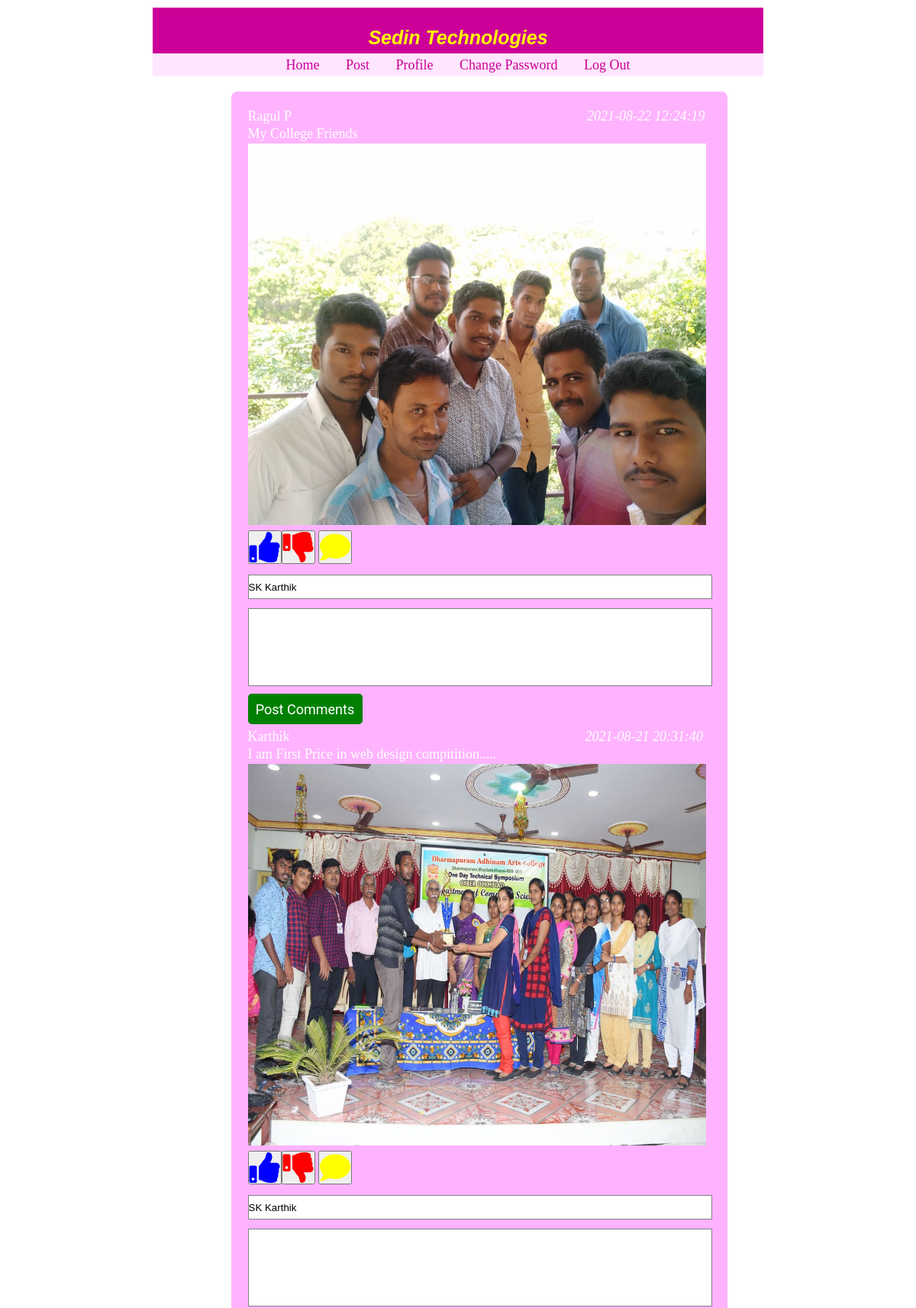
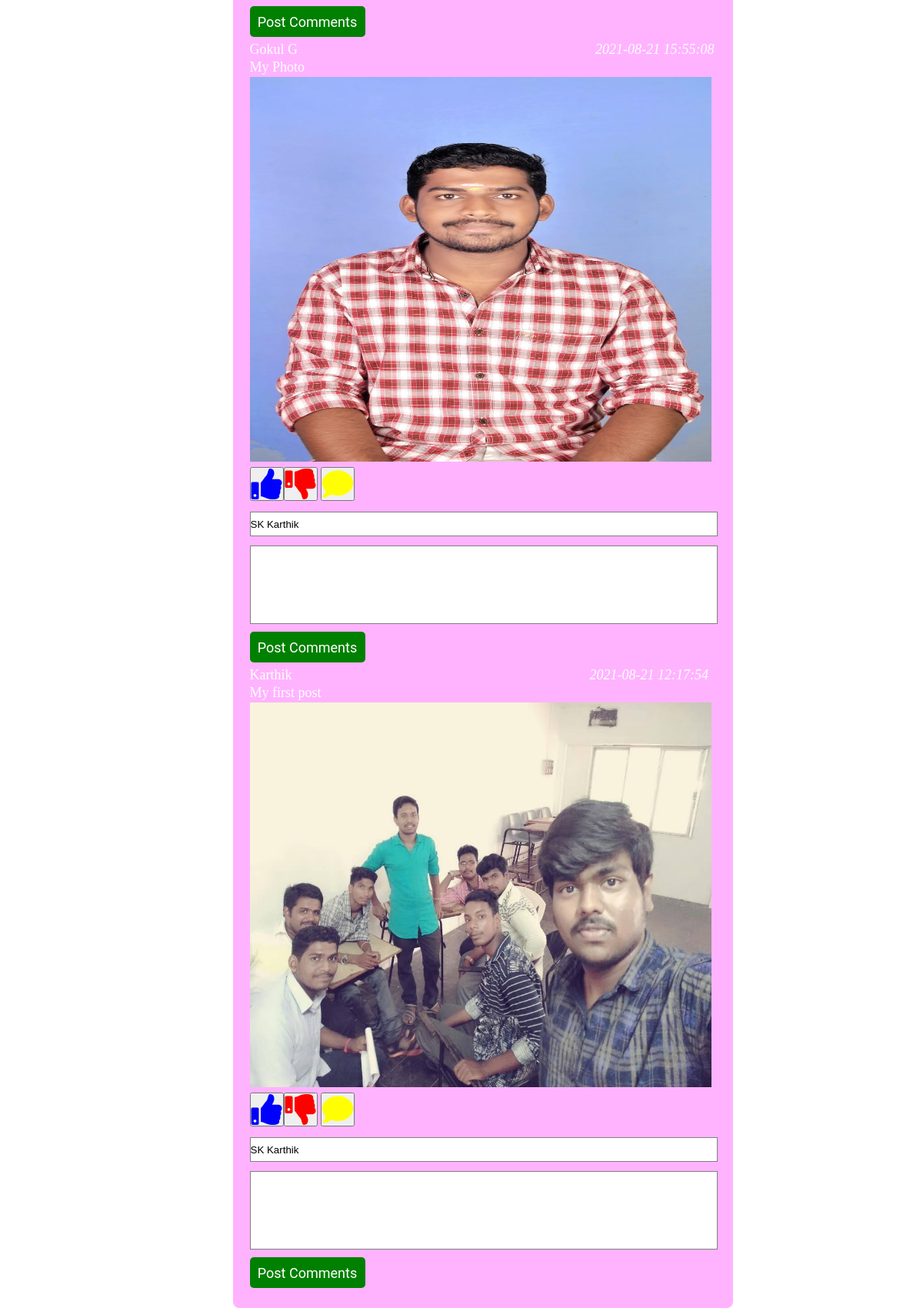
Page /index.php (signed in) on the committed database (2 pictures, top to bottom).
### tables this page shows
CREATE TABLE `images` (
  `IMG_ID` int(10) NOT NULL,
  `U_ID` int(10) NOT NULL,
  `IMGTEXT` text NOT NULL,
  `IMAGE` varchar(100) NOT NULL,
  `TIME` datetime NOT NULL
);

CREATE TABLE `users` (
  `UID` int(10) NOT NULL,
  `NAME` varchar(100) NOT NULL,
  `USER_NAME` varchar(100) NOT NULL,
  `EMAIL` varchar(100) NOT NULL,
  `PASS` varchar(100) NOT NULL
);

### index.php (the view, shortened to what this page needs)
<?php
	include("config.php");
?>
<!DOCTYPE html>
<html>
 <head>
 <link rel="stylesheet" href="https://use.fontawesome.com/releases/v5.12.1/css/all.css">
 <link rel="stylesheet" type="text/css" href="css/style.css">
 <link rel="stylesheet" type="text/css" href="css/signcss.css">
 </head>
 <body>
	<div id="header">
	<h1>Sedin Technologies</h1>
	</div>
 <div id="nav">
	<center>
		<ul id="navul">
		<li> <a href="index.php"> Home</a> </li>
		<li> <a href="post.php">Post </a> </li>
		<li> <a href="profile.php">Profile </a> </li>
		<li> <a href="changepass.php">Change Password</a> </li>
		<li> <a href="logout.php">Log Out</a> </li>
	</ul>
	</center>
 </div>
 <div id="container">
 <center>
 <table id="imgtable">
 <?php
 $sql="SELECT * FROM images ORDER BY `images`.`IMG_ID` DESC";
 $res=$con->query($sql);
 while($row=$res->fetch_assoc())
 {
	 $uid=$row["U_ID"];
	 $sqll="SELECT NAME FROM users WHERE UID=$uid";
	 $ress=$con->query($sqll);
	 $r=$ress->fetch_assoc();
	 echo "
	 <tr><td>{$r["NAME"]}&nbsp&nbsp&nbsp&nbsp&nbsp&nbsp&nbsp&nbsp&nbsp&nbsp&nbsp&nbsp&nbsp&nbsp&nbsp&nbsp&nbsp&nbsp&nbsp&nbsp&nbsp&nbsp&nbsp&nbsp&nbsp&nbsp&nbsp&nbsp&nbsp&nbsp&nbsp&nbsp&nbsp&nbsp&nbsp&nbsp&nbsp
	 &nbsp&nbsp&nbsp&nbsp&nbsp&nbsp&nbsp&nbsp&nbsp&nbsp&nbsp&nbsp&nbsp&nbsp&nbsp&nbsp&nbsp&nbsp&nbsp&nbsp&nbsp&nbsp&nbsp&nbsp&nbsp&nbsp&nbsp
	 &nbsp&nbsp&nbsp&nbsp&nbsp&nbsp&nbsp&nbsp&nbsp&nbsp&nbsp&nbsp&nbsp&nbsp&nbsp&nbsp&nbsp&nbsp
	 &nbsp<i>{$row["TIME"]}</i></td></tr>
	 <tr><td>{$row["IMGTEXT"]}</td></tr>
	 <tr><td><img src='{$row["IMAGE"]}' height='500' width='600' alt='upload Pending'></td></tr>
	 ";
	 echo "<tr><td><button id='like'><i class='fas fa-thumbs-up fa-3x' style='color:blue'></i>
</button><button id='dislike'>
  <i class='fas fa-thumbs-down fa-3x' style='color:red'></i>
</button> <button id='comment'><i class='fas fa-comment fa-3x' style='color:yellow'></i> </button></td></tr>";
	 echo"<tr><td><input type='text' id='name' value='{$_SESSION["name"]}'>
	<textarea id='mess'></textarea>
	<button id='btn' class='pbtn'>Post Comments</button></td></tr>";
 }
 ?>
 </table>
 </center>
</div>
	</body>
</html>

### css/style.css (style rules this page uses)
* { margin:0px; padding:0px; }
html { background:white; }
body { background:white; height:1000px; width:800px; margin:10px auto; }
#header { background:#cc0099; height:60px; width:100%; }
#nav { background:#ffe6ff; height:30px; width:100%; }
#container { background:white; height:600px; width:100%; }
#navul li { list-style-type:none; display:inline; padding-left:15px; padding-right:15px; line-height:30px; font-size:18px; }
#navul li a,#lful li a { text-decoration:none; color:#cc0099; }
h1 { color:yellow; text-align:center; padding-top:25px; font-family:arial; font-size:25px; font-style:italic; }

### index.php (style rules this page uses)
input,textarea { display:block; width:100%; margin-top:12px; border:1px solid grey; }
input { height:30px; }
textarea { resize:none;height:100px; }
.pbtn { display:block; height:40px; width:150px; border-radius:5px; border:none; background:green; color:white; margin-top:10px; font-size:18px; font-family:roboto; }

### rows in the picture
images: U_ID.NAME "Ragul P", TIME "2021-08-22 12:24:19", IMGTEXT "My College Friends", IMAGE (picture)
images: U_ID.NAME "Karthik", TIME "2021-08-21 20:31:40", IMGTEXT "I am First Price in web design compitition.....", IMAGE (picture)
images: U_ID.NAME "Gokul G", TIME "2021-08-21 15:55:08", IMGTEXT "My Photo", IMAGE (picture)
images: U_ID.NAME "Karthik", TIME "2021-08-21 12:17:54", IMGTEXT "My first post", IMAGE (picture)
